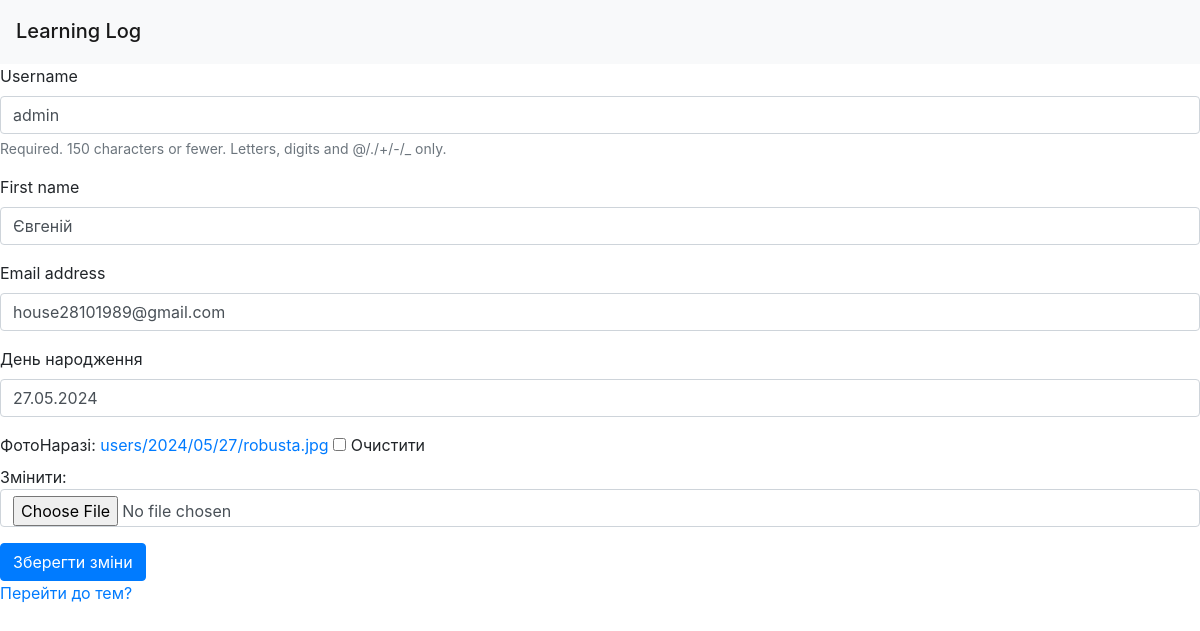
/users/profile_edit_user/ (signed in), run on an earlier commit of the app's database.
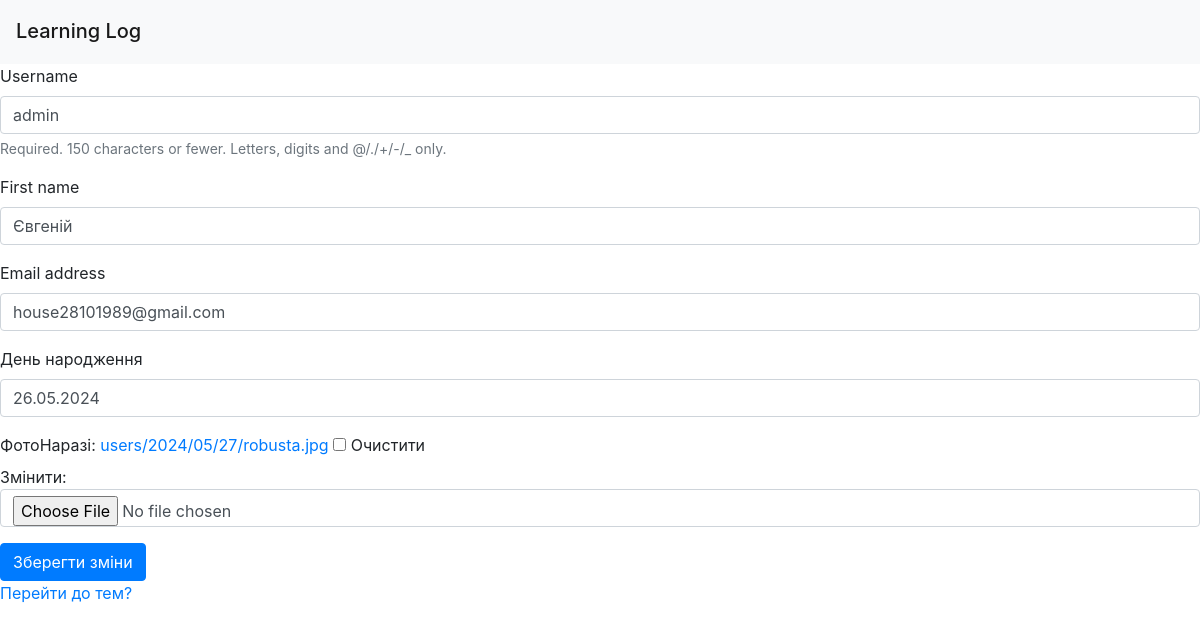
And on a later commit of the database.
### users/models.py (models this page shows, shortened)
class Profile(models.Model):
    user = models.OneToOneField(settings.AUTH_USER_MODEL, on_delete=models.CASCADE)
    date_birth = models.DateField(blank=True, null=True, verbose_name='День народження')
    photo = models.ImageField(upload_to='users/%Y/%m/%d/', blank=True, verbose_name='Фото')
    class Meta:
        verbose_name_plural = 'Профіль користувачів'

### users/views.py (the view)
# urls.py: path('profile_edit_user/', views.profile_edit_user, name='profile_edit_user'),
@login_required
def profile_edit_user(request):
    if request.method != 'POST':
        user_form = UsersEditForm(instance=request.user)
        profile_form = ProfileEditForm(instance=request.user.profile)
    else:
        user_form = UsersEditForm(instance=request.user, data=request.POST)
        profile_form = ProfileEditForm(instance=request.user.profile, data=request.POST, files=request.FILES)
        if user_form.is_valid() and profile_form.is_valid():
            user_form.save()
            profile_form.save()
    return render(request, 'user/profile_edit_user.html', {'user_form': user_form, 'profile_form': profile_form})

### users/forms.py
class UsersEditForm(forms.ModelForm):
    class Meta:
        model = User
        fields = ['username', 'first_name', 'email']

class ProfileEditForm(forms.ModelForm):
    class Meta:
        model = Profile
        fields = ['date_birth', 'photo']

### users/templates/user/profile_edit_user.html (shortened to what this page needs)
{% extends "main/base.html" %}
{% load bootstrap4 %}
{% block content %}
    <form method="post" enctype="multipart/form-data">
        {% bootstrap_form user_form %}
        {% bootstrap_form profile_form %}
        {% buttons %}
        <button name="submit" class="btn btn-primary">Зберегти зміни</button>
        {% endbuttons %}
    </form>
    <a href="{% url 'main:topics' %}">Перейти до тем?</a>
{% endblock content %}

What changed in the data, as far as the page shows it:
changed Profile: date_birth "27.05.2024" → "26.05.2024"
